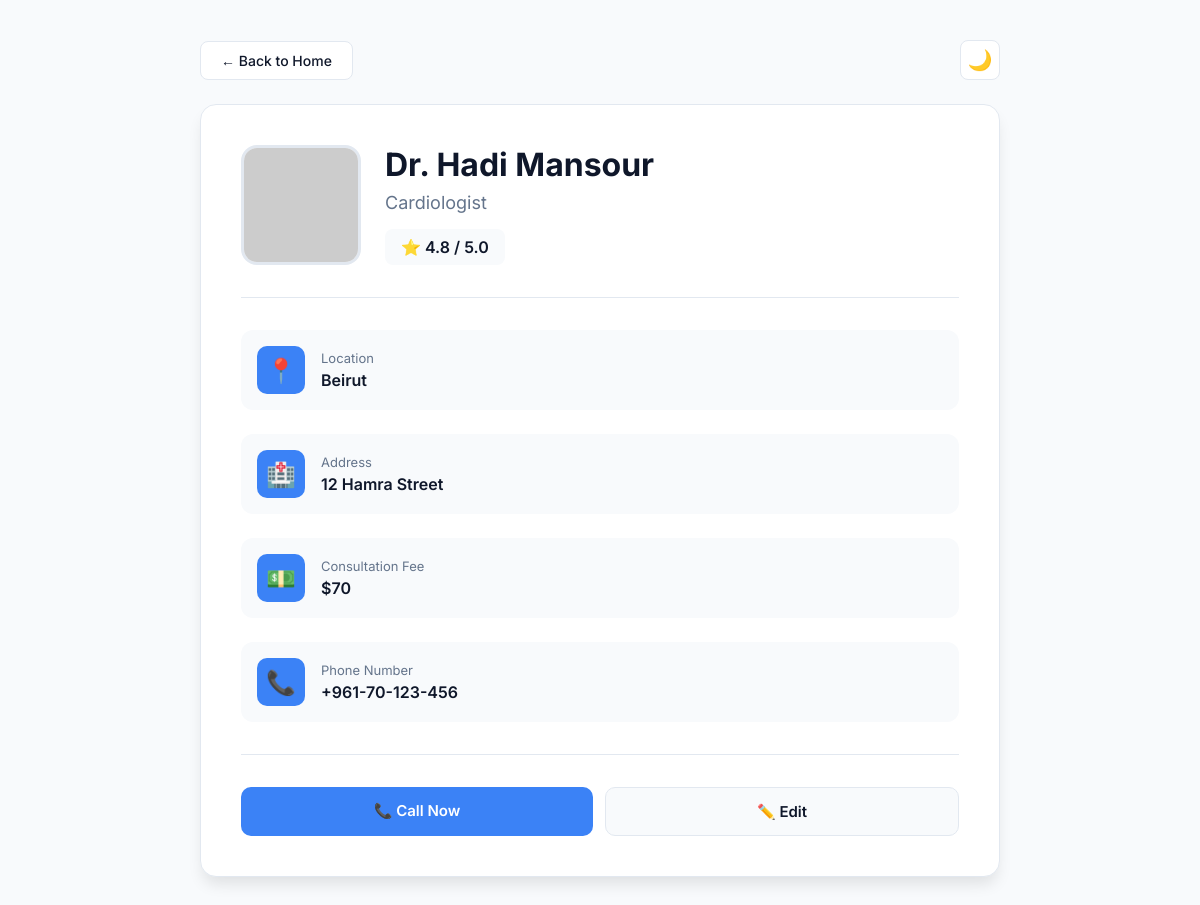
The app's page /profile/63/ with its own data.
### myapp1/models.py (models this page shows)
class Contact(models.Model):
    full_name = models.CharField(max_length=100)
    specialty = models.CharField(max_length=100)
    city = models.CharField(max_length=100)
    address = models.CharField(max_length=200)
    rating = models.FloatField(null=True, blank=True)
    fees = models.IntegerField(null=True, blank=True)
    phone = models.CharField(max_length=40)

### myapp1/views.py (the view)
# urls.py: path("profile/<int:id>/", contact_detail, name="contact_detail"),
def contact_detail(request, id):
    contact = get_object_or_404(Contact, id=id)
    contact.profile_image = get_random_profile_image()
    return render(request, 'myapp1/contact_detail.html', {'contact': contact})

### myapp1/views.py (called while the page is built)
def get_random_profile_image():
    num = random.randint(1, 100)
    return f"https://ui-avatars.com/api/?name=Dr+{num}&size=128&background=random&bold=true"

### templates/myapp1/contact_detail.html (shortened to what this page needs)
<!DOCTYPE html>
<html lang="en">
<head>
</head>
<body>
    <div class="profile-container">
        <div class="header-actions">
            <a href="/" class="back-btn">← Back to Home</a>
            <button class="theme-toggle" onclick="toggleTheme()">🌙</button>
        </div>
        <div class="profile-card">
            <div class="profile-header">
                <img src="{{ contact.profile_image }}" alt="{{ contact.full_name }}" class="profile-avatar">
                <div class="profile-title">
                    <h1>{{ contact.full_name }}</h1>
                    <div class="specialty">{{ contact.specialty }}</div>
                    <div class="rating-badge">
                        ⭐ {{ contact.rating }} / 5.0
                    </div>
                </div>
            </div>
            <div class="profile-details">
                <div class="detail-section">
                    <div class="detail-row">
                        <div class="detail-icon">📍</div>
                        <div class="detail-content">
                            <div class="detail-label">Location</div>
                            <div class="detail-value">{{ contact.city }}</div>
                        </div>
                    </div>
                </div>
                <div class="detail-section">
                    <div class="detail-row">
                        <div class="detail-icon">🏥</div>
                        <div class="detail-content">
                            <div class="detail-label">Address</div>
                            <div class="detail-value">{{ contact.address }}</div>
                        </div>
                    </div>
                </div>
                <div class="detail-section">
                    <div class="detail-row">
                        <div class="detail-icon">💵</div>
                        <div class="detail-content">
                            <div class="detail-label">Consultation Fee</div>
                            <div class="detail-value">${{ contact.fees }}</div>
                        </div>
                    </div>
                </div>
                <div class="detail-section">
                    <div class="detail-row">
                        <div class="detail-icon">📞</div>
                        <div class="detail-content">
                            <div class="detail-label">Phone Number</div>
                            <div class="detail-value">{{ contact.phone }}</div>
                        </div>
                    </div>
                </div>
            </div>
            <div class="actions-section">
                <a href="tel:{{ contact.phone }}" class="btn btn-primary">📞 Call Now</a>
                <a href="/update/{{ contact.id }}/" class="btn btn-secondary">✏️ Edit</a>
            </div>
        </div>
    </div>
</body>
</html>

### templates/myapp1/contact_detail.html (style rules this page uses)
:root { --bg-primary: #ffffff; --bg-secondary: #f8fafc; --bg-card: #ffffff; --text-primary: #0f172a; --text-secondary: #64748b; --border-color: #e2e8f0; --accent-primary: #3b82f6; --accent-hover: #2563eb; --shadow-sm: 0 1px 2px 0 rgb(0 0 0 / 0.05); --shadow-md: 0 4px 6px -1px rgb(0 0 0 / 0.1); --shadow-lg: 0 10px 15px -3px rgb(0 0 0 / 0.1); }
* { margin: 0; padding: 0; box-sizing: border-box; }
body { font-family: 'Inter', sans-serif; background: var(--bg-secondary); color: var(--text-primary); min-height: 100vh; padding: 40px 20px; transition: background-color 0.3s ease; }
.profile-container { max-width: 800px; margin: 0 auto; animation: fadeIn 0.5s ease; }
.header-actions { display: flex; justify-content: space-between; align-items: center; margin-bottom: 24px; }
.back-btn { padding: 10px 20px; border-radius: 8px; text-decoration: none; font-size: 14px; font-weight: 500; border: 1px solid var(--border-color); background: var(--bg-card); color: var(--text-primary); transition: all 0.2s; }
.theme-toggle { width: 40px; height: 40px; border-radius: 8px; border: 1px solid var(--border-color); background: var(--bg-card); cursor: pointer; display: flex; align-items: center; justify-content: center; font-size: 20px; transition: all 0.2s; }
.profile-card { background: var(--bg-card); border: 1px solid var(--border-color); border-radius: 16px; padding: 40px; box-shadow: var(--shadow-lg); animation: slideUp 0.5s ease 0.1s both; }
.profile-header { display: flex; align-items: start; gap: 24px; padding-bottom: 32px; border-bottom: 1px solid var(--border-color); margin-bottom: 32px; }
.profile-avatar { width: 120px; height: 120px; border-radius: 16px; object-fit: cover; border: 3px solid var(--border-color); animation: zoomIn 0.5s ease 0.2s both; }
.profile-title { flex: 1; }
.profile-title h1 { font-size: 32px; font-weight: 700; margin-bottom: 8px; }
.profile-title .specialty { font-size: 18px; color: var(--text-secondary); margin-bottom: 16px; }
.rating-badge { display: inline-flex; align-items: center; gap: 6px; padding: 8px 16px; background: var(--bg-secondary); border-radius: 8px; font-weight: 600; }
.profile-details { display: grid; gap: 24px; }
.detail-section { animation: fadeInDetail 0.5s ease both; }
.detail-section:nth-child(1) { animation-delay: 0.3s; }
.detail-section:nth-child(2) { animation-delay: 0.4s; }
.detail-section:nth-child(3) { animation-delay: 0.5s; }
.detail-section:nth-child(4) { animation-delay: 0.6s; }
.detail-row { display: flex; align-items: center; gap: 16px; padding: 16px; background: var(--bg-secondary); border-radius: 12px; transition: all 0.3s ease; }
.detail-icon { width: 48px; height: 48px; border-radius: 10px; background: var(--accent-primary); color: white; display: flex; align-items: center; justify-content: center; font-size: 24px; flex-shrink: 0; }
.detail-content { flex: 1; }
.detail-label { font-size: 13px; color: var(--text-secondary); margin-bottom: 4px; }
.detail-value { font-size: 16px; font-weight: 600; color: var(--text-primary); }
.actions-section { margin-top: 32px; padding-top: 32px; border-top: 1px solid var(--border-color); display: flex; gap: 12px; animation: fadeIn 0.5s ease 0.7s both; }
.btn { flex: 1; padding: 14px 24px; border-radius: 10px; text-decoration: none; text-align: center; font-weight: 600; font-size: 15px; transition: all 0.2s; cursor: pointer; border: none; }
.btn-primary { background: var(--accent-primary); color: white; }
.btn-secondary { background: var(--bg-secondary); color: var(--text-primary); border: 1px solid var(--border-color); }

### records on screen
Contact: full_name "Dr. Hadi Mansour", specialty "Cardiologist", rating "4.8", city "Beirut", address "12 Hamra Street", fees "70", phone "+961-70-123-456"
